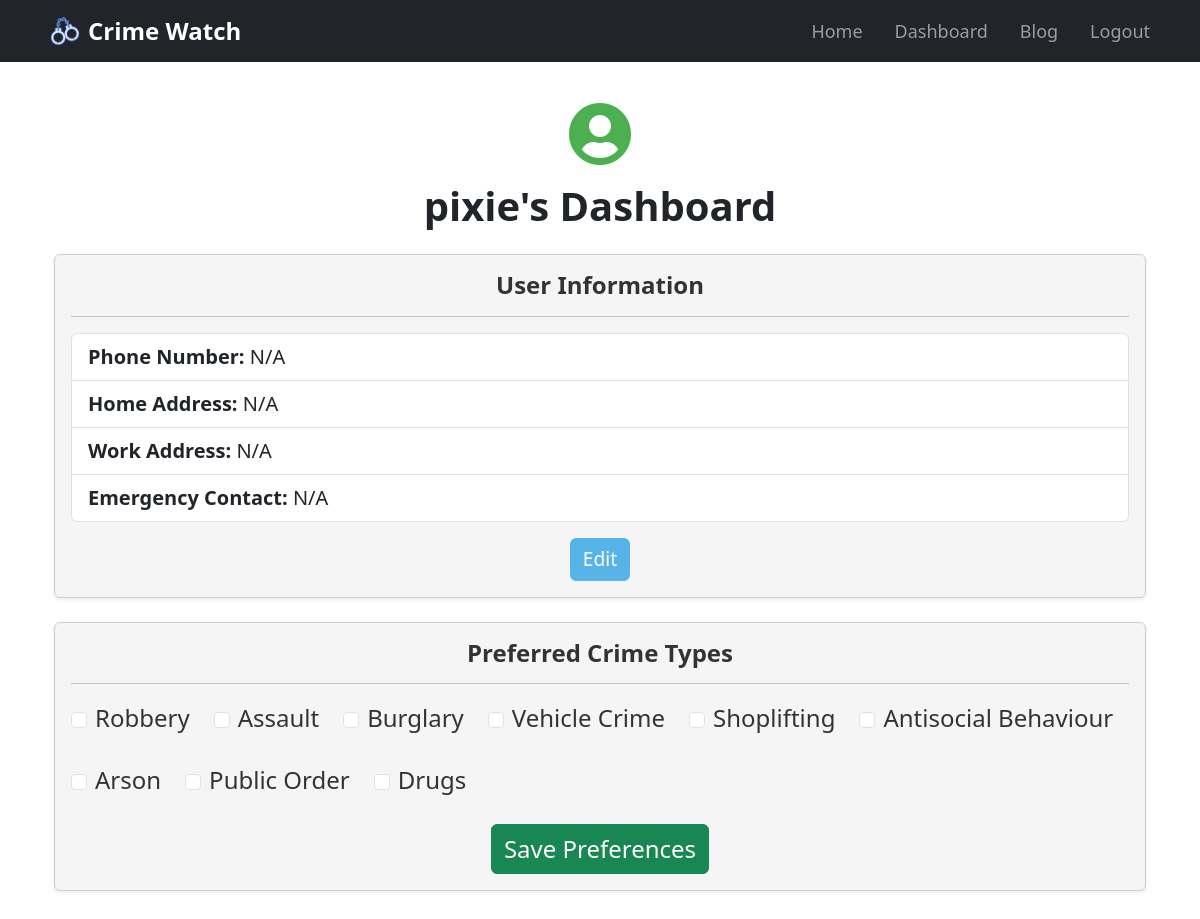
Page /dashboard (signed in) on the earlier database version.
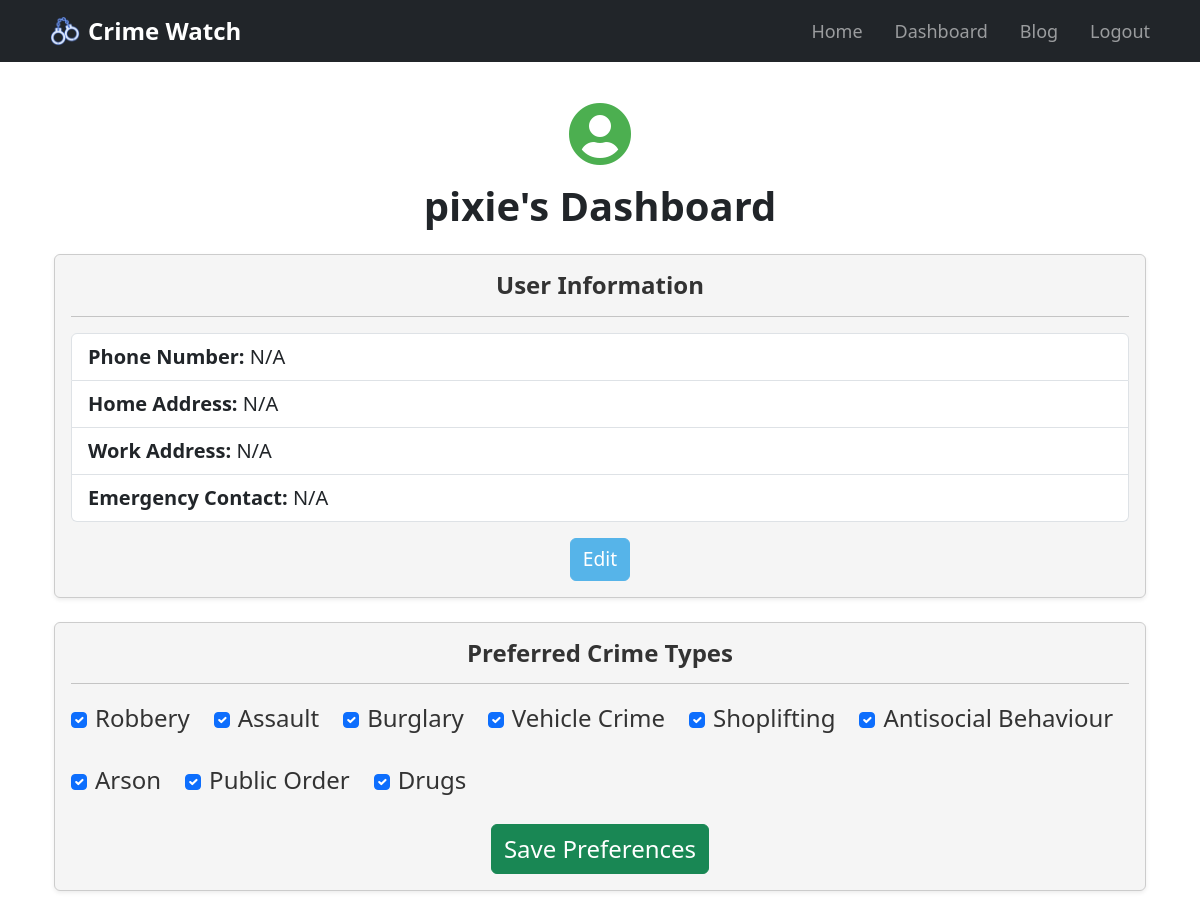
Same page on the later database version.
### app/models.py (models this page shows, shortened)
class User(UserMixin, db.Model):
    id = db.Column(db.Integer, primary_key=True)
    username = db.Column(db.String(150), nullable=False, unique=True)
    email = db.Column(db.String(150), nullable=False, unique=True)
    password = db.Column(db.String(150), nullable=False)
    phone_number = db.Column(db.String(20))
    home_address = db.Column(db.String(255))
    work_address = db.Column(db.String(255))
    emergency_contact = db.Column(db.String(150))
    bookmarked_locations = db.Column(db.String(500))  # Can store multiple locations as a string
    notification_radius = db.Column(db.Float, default=1.0)  # Radius in km
    crime_preferences = db.Column(db.String(500), nullable=True, default="")  # Default value is an empty string

### app/views.py (the view)
@views.route('/dashboard')
@login_required
def dashboard():
    crime_preferences = current_user.crime_preferences or ""  # Default to an empty string
    recommendations = get_safety_recommendations(current_user)
    return render_template(
        'dashboard.html',
        user=current_user,
        recommendations=recommendations,
    )

### app/views.py (called while the page is built, shortened)
def get_safety_recommendations(user):
    if not user.bookmarked_locations:
        return ["No bookmarked locations found. Please add a location to receive safety recommendations."]

### app/templates/dashboard.html (shortened to what this page needs)
{% extends "base.html" %}
{% block content %}
<div class="container py-3">
    <div class="text-center mb-4">
        <i class="fas fa-user-circle" style="font-size: 4rem; color: #4caf50;"></i>
        <h2 class="my-3" style="font-size: 2.5rem;">{{ user.username }}'s Dashboard</h2>
    </div>
    <div class="card shadow-sm mb-4">
        <div class="card-body">
            <h4 class="card-title text-center" style="font-size: 1.5rem;">User Information</h4>
            <hr>
            <ul class="list-group text-start" style="font-size: 1.25rem;">
                <li class="list-group-item"><strong>Phone Number:</strong> {{ user.phone_number or 'N/A' }}</li>
                <li class="list-group-item"><strong>Home Address:</strong> {{ user.home_address or 'N/A' }}</li>
                <li class="list-group-item"><strong>Work Address:</strong> {{ user.work_address or 'N/A' }}</li>
                <li class="list-group-item"><strong>Emergency Contact:</strong> {{ user.emergency_contact or 'N/A' }}</li>
            </ul>
            <div class="text-center mt-3">
                <button type="button" class="btn btn-primary" style="font-size: 1.2rem;" data-bs-toggle="modal" data-bs-target="#editModal">
                    Edit
                </button>
            </div>
        </div>
    </div>
    <div class="card shadow-sm">
        <div class="card-body">
            <h4 class="card-title text-center" style="font-size: 1.5rem;">Preferred Crime Types</h4>
            <hr>
            <form method="POST" action="{{ url_for('views.update_preferences') }}">
                {% set crime_types = [
                    "Robbery", "Assault", "Burglary", "Vehicle Crime", "Shoplifting",
                    "Antisocial Behaviour", "Arson", "Public Order", "Drugs"
                ] %}
                <div class="d-flex flex-wrap" style="font-size: 1.0rem; gap: 1.5rem;">
                    {% for crime in crime_types %}
                    <div class="form-check d-flex align-items-center">
                        <input class="form-check-input me-2" type="checkbox" name="crime_preferences" value="{{ crime }}" id="crime-{{ crime|lower|replace(' ', '-') }}"
                               {% if user.crime_preferences and crime in user.crime_preferences %}checked{% endif %}>
                        <label class="form-check-label" for="crime-{{ crime|lower|replace(' ', '-') }}" style="font-size: 1.5rem;">{{ crime }}</label>
                    </div>
                    {% endfor %}
                </div>
                <div class="text-center mt-4">
                    <button type="submit" class="btn btn-success" style="font-size: 1.5rem;">Save Preferences</button>
                </div>
            </form>
        </div>
    </div>
</div>
{% endblock %}

### app/templates/base.html (shortened to what this page needs)
<!DOCTYPE html>
<html lang="en">
    <head>
        <link href="https://cdn.jsdelivr.net/npm/bootstrap@5.3.0/dist/css/bootstrap.min.css" rel="stylesheet">
        <link rel="stylesheet" href="https://cdnjs.cloudflare.com/ajax/libs/font-awesome/5.15.4/css/all.min.css">
        <link rel="stylesheet" href="https://unpkg.com/leaflet@1.7.1/dist/leaflet.css" />
        <link rel="stylesheet" href="https://unpkg.com/leaflet-control-geocoder/dist/Control.Geocoder.css" />
        <link rel="stylesheet" href="{{ url_for('static', filename='styles.css') }}">
    </head>
<body>
    <nav class="navbar navbar-expand-lg navbar-dark bg-dark">
        <div class="container">
            <a class="navbar-brand d-flex align-items-center" href="{{ url_for('views.home') }}" style="font-size: 1.5rem;">
                <img src="{{ url_for('static', filename='Icon.png') }}" alt="App Icon" width="30" height="30" class="me-2">
                Crime Watch
            </a>
            <div class="collapse navbar-collapse" id="navbarNav">
                <ul class="navbar-nav ms-auto">
                    <li class="nav-item">
                        <a class="nav-link" href="{{ url_for('views.home') }}">Home</a>
                    </li>
                    {% if user and user.is_authenticated %}
                        <li class="nav-item">
                            <a class="nav-link" href="{{ url_for('views.dashboard') }}">Dashboard</a>
                        </li>
                        <li class="nav-item">
                            <a class="nav-link" href="{{ url_for('blog.blog_page') }}">Blog</a>
                        </li>
                        <li class="nav-item">
                            <a class="nav-link" href="{{ url_for('auth.logout') }}">Logout</a>
                        </li>
                    {% endif %}
                </ul>
            </div>
        </div>
    </nav>
    <main class="container my-4">
        {% block content %}{% endblock %}
    </main>
</body>
</html>

### app/static/styles.css (style rules this page uses)
nav { display: flex; justify-content: space-around; background-color: #333; padding: 1rem; }
nav ul { list-style: none; display: flex; gap: 1rem; }
nav a { color: white; text-decoration: none; padding: 0.5rem; border-radius: 5px; }
.navbar-brand { font-size: 1.8rem; font-weight: bold; }
body { font-size: 18px; }
h1, h2, h3, h4, h5, h6 { font-size: larger; font-weight: bold; }
button { font-size: 16px; }
.navbar-nav .nav-link { font-size: 18px; }
label, input, select, textarea { font-size: 16px; }
.card { background-color: #F5F5F5; color: #333333; border: 1px solid #CCCCCC; }
.btn-primary { background-color: #56B4E9; border-color: #56B4E9; color: #FFFFFF; }

Differences in the rows shown:
changed User "pixie": crime_preferences "☐" → "☑"
